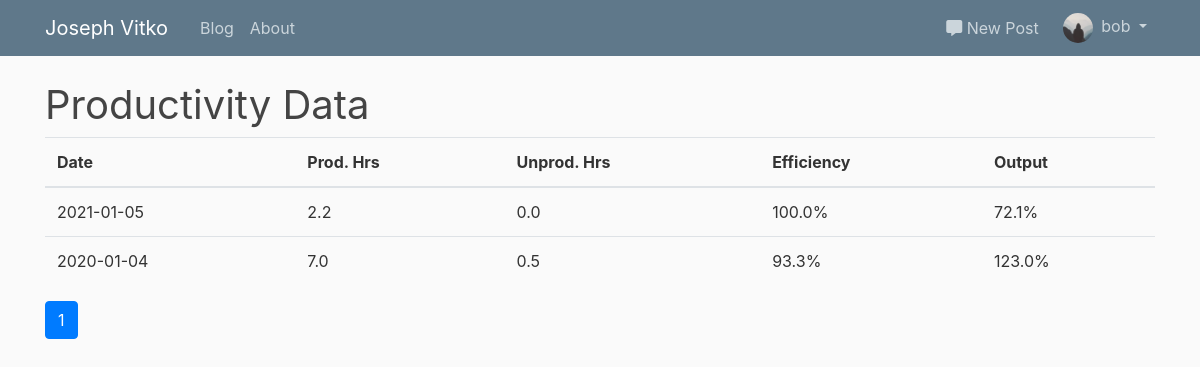
/admin/productivity_data (signed in), run on an earlier commit of the app's database.
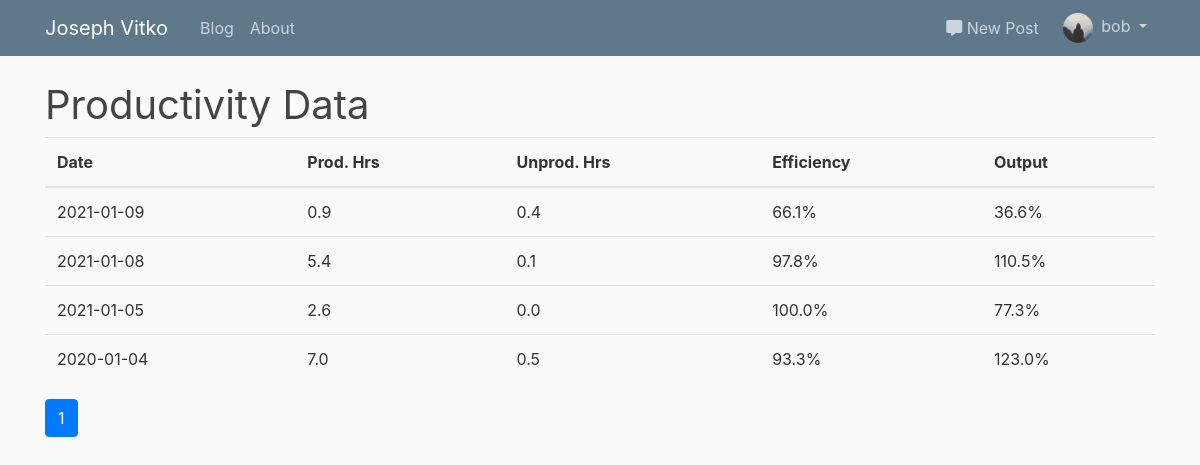
And on a later commit of the database.
### flaskblog/productivity_data/models.py (models this page shows, shortened)
class ProductivityData(db.Model):
    id = db.Column(db.Integer, primary_key=True)
    date = db.Column(db.Date, nullable=False)
    hours_prod = db.Column(db.Float, nullable=False)  # productive hours represented as a float
    hours_dist = db.Column(db.Float, nullable=False)  # unproductive hours represented as a float
    hours_total = db.column_property(hours_prod + hours_dist)
    def efficiency(self):
        return self.hours_prod / self.hours_total
    def output(self):
        return math.sqrt((self.hours_prod / 4.32) * self.efficiency())

### flaskblog/admin/routes.py (the view)
@admin.route('/admin/productivity_data')
@admin_permission.require(http_exception=403)
def getproductivitydata():
    p_data = ProductivityData.query.order_by(ProductivityData.date.desc()).paginate(per_page=28)
    page = request.args.get('page', 1, type=int)
    return render_template('admin_productivitydata_dashboard.html', data=p_data, page=page, page_context='admin.getproductivitydata')

### flaskblog/models.py (called while the page is built)
@login_manager.user_loader
def load_user(user_id):
    return User.query.get(int(user_id))

### flaskblog/templates/admin_productivitydata_dashboard.html
{% extends "layout_admin.html" %}
{% block midsection %}
    <h1>Productivity Data</h1>
    <table class="table">
        <thead>
            <tr>
                <th>Date</th>
                <th>Prod. Hrs</th>
                <th>Unprod. Hrs</th>
                <th>Efficiency</th>
                <th>Output</th>
            </tr>
        </thead>
        <tbody>
            {% for datum in data.items %}
                <tr>
                    <td>{{ datum.date }}</td>
                    <td>{{ "%.1f"|format(datum.hours_prod) }}</td>
                    <td>{{ "%.1f"|format(datum.hours_dist) }}</td>
                    <td>{{ "%.1f"|format(datum.efficiency() * 100) }}%</td>
                    <td>{{ "%.1f"|format(datum.output() * 100) }}%</td>
                </tr>
            {% endfor %}
        </tbody>
    </table>
    {% for page_num in data.iter_pages(left_edge=1, right_edge=1, left_current=1, right_current=2) %}
        {% if page_num %}
            {% if data.page == page_num %}
                <a class="btn btn-primary mb-4" href="{{ url_for(page_context, page=page_num) }}">{{ page_num }}</a>
            {% else %}
                <a class="btn btn-outline-info mb-4" href="{{ url_for(page_context, page=page_num) }}">{{ page_num }}</a>
            {% endif %}
        {% else %}
        ...
        {% endif %}
    {% endfor %}
{% endblock midsection %}

What changed in the data, as far as the page shows it:
added ProductivityData: date "2021-01-09", hours_prod "0.9", hours_dist "0.4", datum.efficiency()*100 "66.1", datum.output()*100 "36.6"
added ProductivityData: date "2021-01-08", hours_prod "5.4", hours_dist "0.1", datum.efficiency()*100 "97.8", datum.output()*100 "110.5"
changed ProductivityData (number 3 of 4 on the later page): hours_prod "2.2" → "2.6"; datum.output()*100 "72.1" → "77.3"
